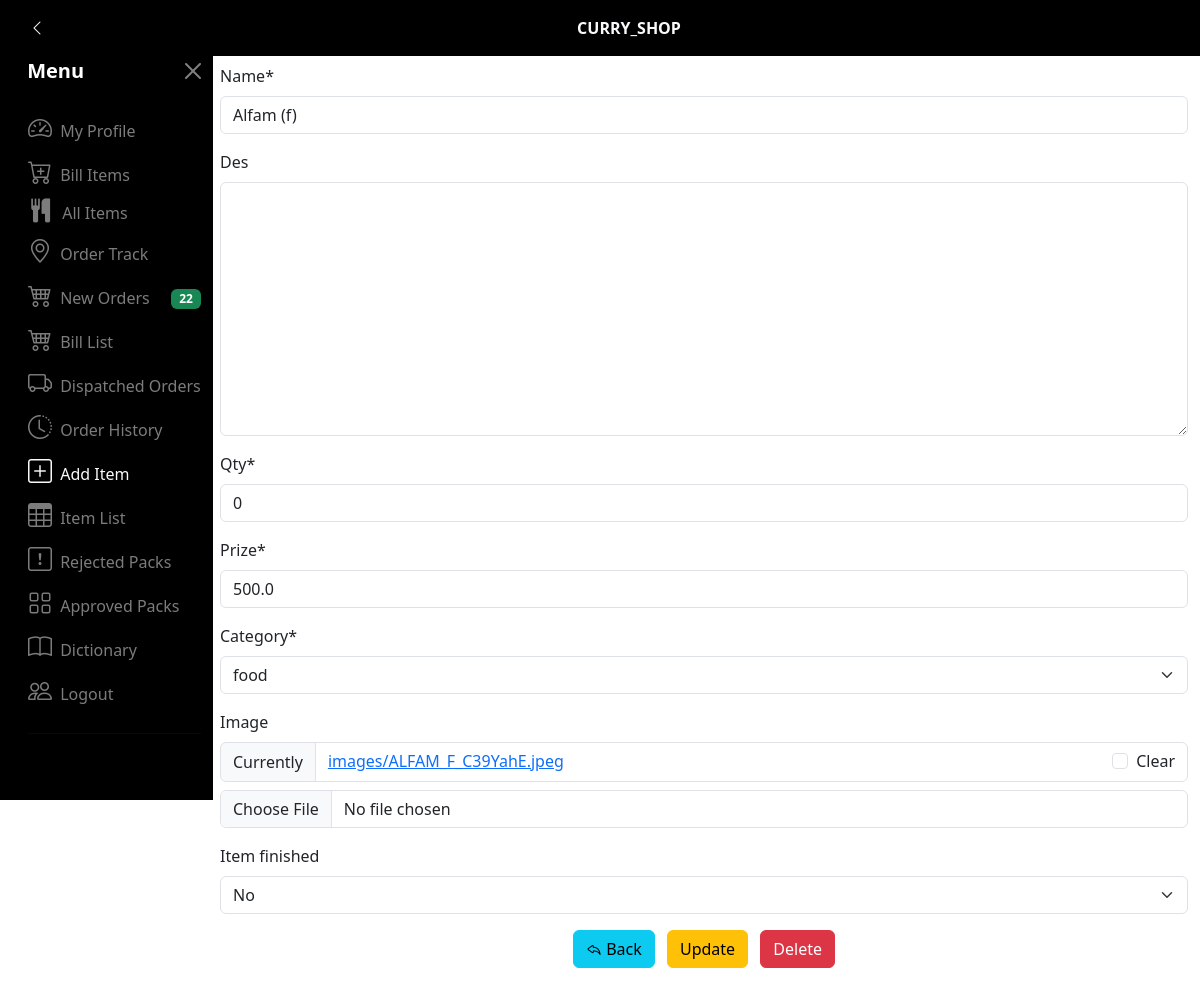
Page /item_details/2 (signed in) on the committed database.
### app_dictionary/models.py (models this page shows, shortened)
class ItemModel(models.Model):
    name = models.CharField(max_length=255)
    des = models.TextField(blank=True,null=True)
    qty = models.IntegerField(default=0)
    prize = models.FloatField(default=0.00)
    cat_choices = (
        ('curry','curry'),
        ('shakes','shakes'),
        ('food','food'),
        ('ice cream','ice cream'),
        ('drinks','drinks')
    )
    category = models.CharField(max_length=255,choices=cat_choices,default='food')
    created_at = models.DateTimeField(auto_now_add=True)
    image = models.ImageField(upload_to='images/',blank=True,null=True)
    item_finished = models.BooleanField(default=False,blank=True,null=True)

### app_dictionary/views.py (the view)
# urls.py: path('item_details/<int:pk>',views.item_details,name='item_details'),
@login_required
def item_details(request,pk):
    item = ItemModel.objects.get(id=pk) or None
    form = ItemForm(instance=item)
    new_bill_count = BillModel.objects.filter(accept_status='notaccepted').count()
    if request.method=="POST":
        form = ItemForm(request.POST,request.FILES,instance=item)
        if form.is_valid():
            form.save()
            return redirect('itemlist')
    return render(request,'curry_shop_item_details.html',{'item':item,
                                               'form':form,
                                               'new_bill_count':new_bill_count})

### app_dictionary/forms.py
class ItemForm(forms.ModelForm):
    class Meta:
        model = ItemModel
        fields = '__all__'

### app_dictionary/templates/curry_shop_item_details.html (shortened to what this page needs)
{% extends 'curry_shop_base2.html' %}
{% load crispy_forms_tags %}
{% block body_block %}
<div class="container">
    <form action="" method="POST" enctype="multipart/form-data">
        {{ form|crispy }}
        <div class="text-center">
            <a class="btn btn-info me-2" href="{% url 'itemlist' %}"> <i class="bi bi-reply"></i> Back</a>
            <button class="btn btn-warning me-2" name="update" onclick="return confirm('Do you want to save the changes?')" type="submit">Update</button>
            <a href="{% url 'delete_item' item.id %}" class="btn btn-danger" onclick="return confirm(`Do you want to to delete '{{item.name|upper}}'`)" name="delete">Delete</a>
        </div>
    </form>
</div>
{% endblock %}

### app_dictionary/templates/curry_shop_base2.html (style rules this page uses)
input[type=number] { -moz-appearance: textfield; }
body { background-image: url("static/images/bg/bg2.webp"); background-size: cover; background-position: center; background-attachment: fixed; background-repeat: no-repeat; }

### rows in the picture
ItemModel: name "Alfam (f)", qty "0", prize "500.0", category "food", item_finished "No"

### other values in the picture
{{ new_bill_count }} "22"
